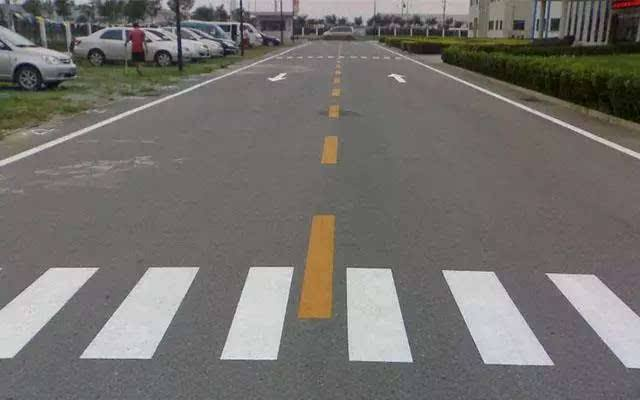
%> input picture data/timg.jpg, 640 x 400 px
$ octave lane.m   (GNU Octave 9; MATLAB toolbox functions it lacks are replaced by stand-ins)
%> lines starting %> are read from the running program, lines starting %| are printed output that depends on the picture; in (x1, y1, x2, y2) boxes, pixels count from 0 and x2, y2 are one past the last pixel; in counts of white or black regions, pixels touching at a corner belong together; the program's own positions count from 1
clear;
rgb_image=imread('timg.jpg');
%> rgb_image is the input picture: size 400x640x3 uint8; mean R, G, B 116.5, 113, 109.9
gray_image=rgb2gray(rgb_image);
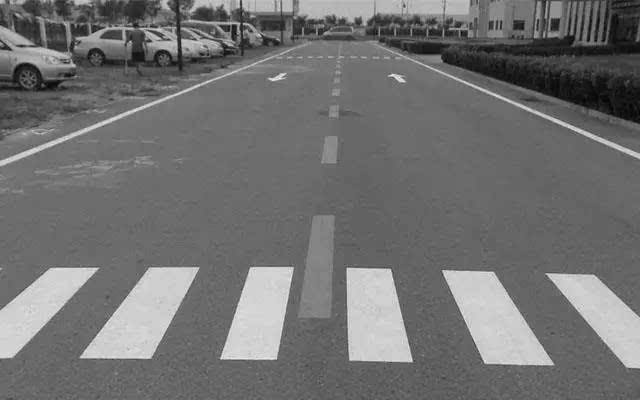
%> gray_image: size 400x640 uint8; min 1, max 244, mean 113.7
figure(1);
imshow(gray_image);

level = graythresh(gray_image);
%> level = 0.58
bw=im2bw(gray_image,level);
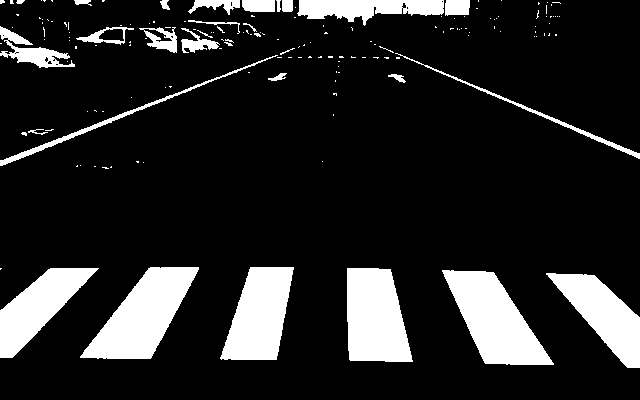
%> bw: size 400x640 logical; 14.8% white; 166 white regions (138 under 20 px), largest, box (x1, y1, x2, y2) and area: (80, 267, 199, 359) 5644, (442, 270, 554, 365) 5631, (347, 268, 413, 362) 5057
figure(2);
imshow(bw);
